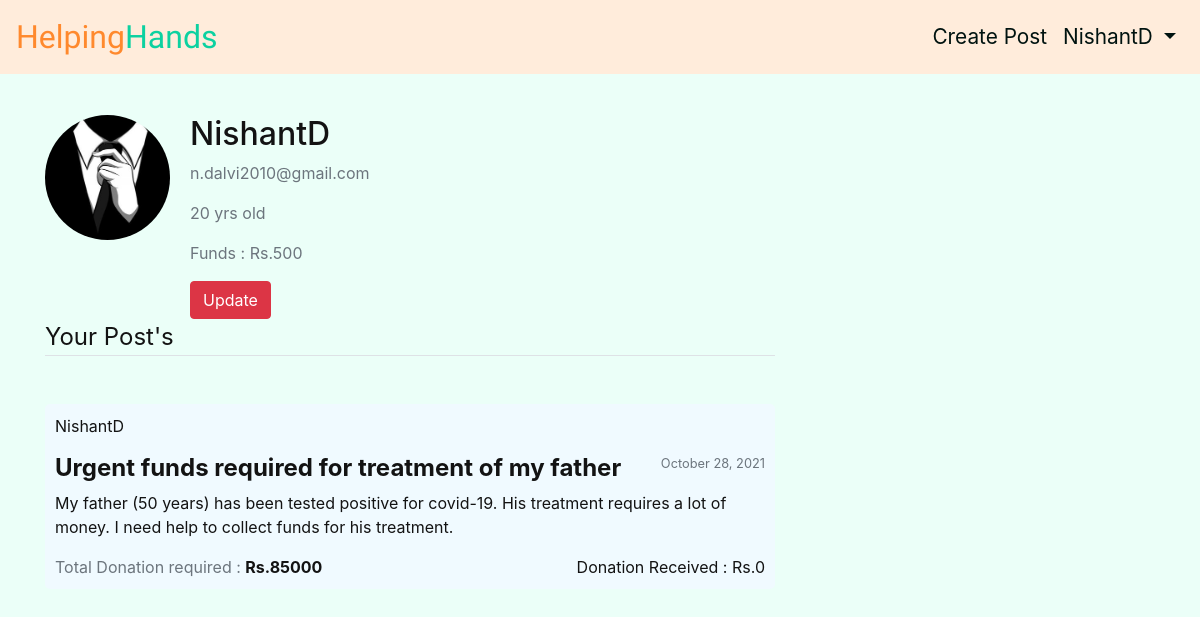
/profile/ (signed in), run on the app's committed database.
### users/models.py (models this page shows, shortened)
class Profile(models.Model):
    user = models.OneToOneField(User, on_delete=models.CASCADE)
    image = models.ImageField(default='default.jpg', upload_to='profile_pics')
    bio = models.TextField(default=' ')
    funds = models.IntegerField(default=3000)

### hh/models.py (models this page shows, shortened)
class Post(models.Model):
    title = models.CharField(max_length=100)
    content = models.TextField()
    target_amt = models.IntegerField(default=0)
    curr_amt = models.IntegerField(default=0)
    date_posted = models.DateTimeField(default=timezone.now)
    author = models.ForeignKey(User, on_delete=models.CASCADE)

### users/views.py (the view)
# urls.py: path('profile/', user_views.profile, name='profile'),
@login_required
def profile(request):
    curr_user = request.user
    posts = curr_user.post_set.all()
    return render(request, 'profile.html',{'posts':posts})

### users/templates/profile.html
{% extends "layout.html" %}
{% load crispy_forms_tags %}
{% block content %}
<div class="content-section">
    <div class="media">
      <img class="rounded-circle account-img" src="{{ user.profile.image.url }}">
      <div class="media-body">
        <h2 class="account-heading">{{ user.username }}</h2>
        <p class="text-secondary">{{ user.email }}</p>
        <p class="text-secondary">{{ user.profile.bio }}</p>
        <p class="text-secondary">Funds : Rs.{{ user.profile.funds }}</p>
        <a href="{% url 'profile-update' %}" class="btn btn-danger">Update</a>
      </div>
    </div>
    <legend class="border-bottom mb-4">Your Post's</legend>
    {% for post in posts %}
      <article class="media content-section post mt-5">
         <div class="media-body">
            <p class="mr-2">{{ post.author }}</p><small class="text-muted float-right ">{{ post.date_posted|date:"F d, Y" }}</small>
            <h4><a class="article-title post-title" href="{% url 'post-detail' post.id %}">{{ post.title }}</a></h4>
            <p class="post-content">{{ post.content }} </p>
            <div class="article-metadata">
               <span class="text-secondary ">Total Donation required : </span><span class="font-weight-bold">Rs.{{ post.target_amt}}</span>
               <span class="float-right">Donation Received : Rs.{{ post.curr_amt }}</span>
            </div>
         </div>
      </article>
   {% endfor %}
  </div>
{% endblock content %}

### hh/templates/layout.html (shortened to what this page needs)
{% load static %}
<!DOCTYPE html>
<html lang="en">
<head>
    <link rel="stylesheet" href="https://maxcdn.bootstrapcdn.com/bootstrap/4.0.0/css/bootstrap.min.css"
>
    <link rel="stylesheet" type="text/css"  href="{% static 'main.css' %}">
</head>
<body>
    <nav class="navbar navbar-expand-md pt-2 pd-4 fixed-top">
        <a class="navbar-brand logo" href="{% url 'hh-home' %}">Helping<span class="logo-2">Hands</span></a>
        <div class="collapse navbar-collapse" id="navbarNav">
            <div class="navbar-nav">
                {% if user.is_authenticated %}
                <a class="nav-item nav-link" href="{% url 'post-create' %}">Create Post</a>
                <a class="nav-item dropdown nav-link dropdown-toggle" href="#" data-toggle="dropdown" role="button" aria-haspopup="true"
                    aria-expanded="false">
                    {{user.username}}
                </a>
                {% else %}
                <a class="nav-item nav-link" href="{% url 'login' %}">Login</a>
                <a class="nav-item nav-link" href="{% url 'register' %}">Register</a>
                {% endif %}
            </div>
        </div>
    </nav>
    <div class="container main-content">
        <div class="row">
            <div class="col-md-8">
                {% block content %}
                {% endblock %}
             </div>
        </div>
    </div>
</body>
</html>

### hh/static/main.css (style rules this page uses)
body { background-color: #ebfff8 ; color: rgb(19, 19, 19) ; }
nav a { font-size: 1.3em; color: #001310; }
.logo { color: #FF892D; font-family: 'Secular One', sans-serif; font-size: 2rem; }
.logo-2 { color: #0cd1a0 }
.main-content { margin-top: 115px; }
.navbar { background-color: #ffecdb; }
.account-img { height: 125px; width: 125px; margin-right: 20px; margin-bottom: 16px; }
.post { background-color : rgb(240, 250, 255); border-radius : 5px; padding: 10px; margin-bottom: 15px; }
.post-title { color:rgb(19, 19, 19); font-weight: bold; }

### data on the page
Post: author "NishantD", date_posted "October 28, 2021", title "Urgent funds required for treatment of my father", content "My father (50 years) has been tested positive for covid-19. His treatment requires a lot of money. I need help to collect funds for his treatment.", target_amt "85000", curr_amt "0"

### other printed values
{{ user.username }} "NishantD"
{{ user.email }} "n.dalvi2010@gmail.com"
{{ user.profile.bio }} "20 yrs old"
{{ user.profile.funds }} "500"
